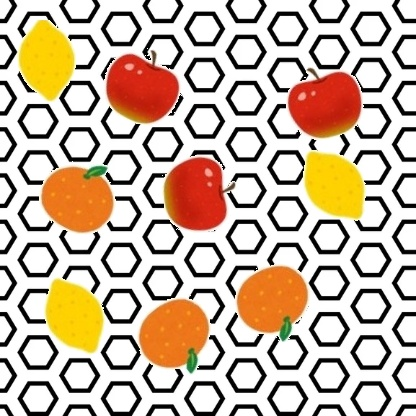
#> input picture test/simple/color_jpg_back/input_0.jpg, 416 x 416 px; its folder holds 4 pictures in this run
$ python newface_test.py   (older library calls are emulated)
#> lines starting #> are read from the running program, lines starting #| are printed output that depends on the picture; after the words box and inside, x2 and y2 are one past the last pixel; in counts of white or black regions, pixels touching at a corner belong together
### utils.py
import numpy as np
import cv2
import glob
import math
import os
from skimage.exposure import rescale_intensity

# ２乗距離
def sqdist(X, Y):
    distance = np.sum((X[:, np.newaxis]-Y) ** 2, axis=-1)
    return distance

# 画像を一列にして行列を生成する
# [106 lines left out: functions createMatrix, get_data, get_data_edge, not called in this run]

# ハミング距離
def hamming_dis(V, x):
    # ビット列をNumPyの配列に変換
    xor_result = np.bitwise_xor(V,x)
    dis = np.count_nonzero(xor_result)
    return dis

# 量子化誤差
def quantization_error(feature, binary_feature):
    dis = np.sqrt(np.sum((feature-binary_feature) ** 2))
    return dis

# ラベルごとのバウンディングヴボックス
def rectangle(image, i, x1, y1, x2, y2):
    if i == 0:
        cv2.rectangle(image, (x1, y1), (x2, y2), color=(0, 0, 255), thickness=4)
    elif i ==1:
        cv2.rectangle(image, (x1, y1), (x2, y2), color=(50, 255, 255), thickness=4)
    elif i ==2:
        cv2.rectangle(image, (x1, y1), (x2, y2), color=(50, 200, 255), thickness=4)

    return image


# nms
def nms_all(boxes, scores, labels, overlap_thresh):
    if len(boxes) <= 1:
        return boxes

    # float 型に変換する。
    #boxes = boxes.astype("float")

    # (NumBoxes, 4) の numpy 配列を x1, y1, x2, y2 の一覧を表す4つの (NumBoxes, 1) の numpy 配列に分割する。
    x1, y1, x2, y2 = np.squeeze(np.split(boxes, 4, axis=1))

    # 矩形の面積を計算する。
    area = (x2 - x1 + 1) * (y2 - y1 + 1)

    indices = np.argsort(-scores)  # スコアをソートした一覧
    selected = []  # NMS により選択された一覧

    # indices がなくなるまでループする。
    while len(indices) > 0:
        # 残っている中で最もスコアが高い。
        last = len(indices) - 1

        selected_index = indices[last]
        remaining_indices = indices[:last]
        selected.append(selected_index)

        # 選択した短形と残りの短形の共通部分の x1, y1, x2, y2 を計算
        i_x1 = np.maximum(x1[selected_index], x1[remaining_indices])
        i_y1 = np.maximum(y1[selected_index], y1[remaining_indices])
        i_x2 = np.minimum(x2[selected_index], x2[remaining_indices])
        i_y2 = np.minimum(y2[selected_index], y2[remaining_indices])

        # 選択した短形と残りの短形の共通部分の幅及び高さを計算
        i_w = np.maximum(0, i_x2 - i_x1 + 1)
        i_h = np.maximum(0, i_y2 - i_y1 + 1)

        # 選択した短形と残りの短形の Overlap Ratio を計算
        # overlap = (i_w * i_h) / area[remaining_indices]
        overlap = (i_w * i_h) / (2 * area[remaining_indices] - i_w * i_h)

        # 選択した短形及び OVerlap Ratio が閾値以上の短形を indices から削除する。
        indices = np.delete(
            indices, np.concatenate(([last], np.where(overlap > overlap_thresh)[0]))
        )

    # 選択された短形の一覧を返す。
    return boxes[selected].astype("int"), labels[selected].astype("int")

# [173 lines left out: functions nms_general, nms_correction, nms, not called in this run]

# ガウスカーネル, カーネルトリックに使用
def gaussian_kernel(X, X_anchor, sigma):
     kernel = np.exp(-sqdist(X, X_anchor) / (2*sigma*sigma))
     return kernel

# エッジ抽出，ガウスカーネルをしてsobelフィルタ適用
# [116 lines left out: functions edge_img, edge_gauss, correction_factor, time_calculation, add_data, add_edge_data, not called in this run]

### simple/newface_test.py
import os
import sys
current_dir = os.path.dirname(os.path.abspath(__file__))
parent_dir = os.path.dirname(current_dir)
sys.path.append(parent_dir)
import numpy as np
import cv2
import math
import time
from scipy.spatial import distance
from utils import *

# 矩形を描画，量子化誤差と位置を辞書として保存
def rectangle_candidate(image, position, error, i, cor_label):
    x1 = int(i % h1)
    y1 = int(i / h1)
    x2 = int(x1 + w_e)
    y2 = int(y1 + h_e)
    position[error] = np.array([x1, y1, x2, y2])
    image = rectangle(image, cor_label, x1, y1, x2, y2)

    return image

# バウンディングボックス
def draw(img, boxes, i, location):
    # dst = img.copy()
    color_map = [(0,0,255), (50,255,255), (50,200,255), (255,255,0), (255,0,255),(0,255,255)]
    for x1, y1, x2, y2 in boxes:
        color = color_map[i]
        cv2.rectangle(img, (x1, y1), (x2, y2), color, thickness=4)
        location.append((i, x1, y1))

    return img, location


def draw_boxes(img, boxes, labels, location):
    color_map = [(0,0,255), (50,255,255), (50,200,255), (255,255,0), (255,0,255),(0,255,255)]
    for box, label in zip(boxes, labels):
        color = color_map[label]
        x1, y1, x2, y2 = box
        cv2.rectangle(img, (x1, y1), (x2, y2), color, thickness=4)
        location.append((label, x1, y1))

    return img, location

# [35 lines of commented-out code are left out]
def cal_iou(true_location, prediction, w_e, h_e):
    dis = 1000
    index = 0
    x2, y2 = prediction
    for i in range(len(true_location)):
        x_1, y_1 = true_location[i]
        distance = abs(x_1-x2) + abs(y_1-y2)
        if distance <=dis:
            dis = distance
            index = i
    x1, y1 = true_location[index]
    w, h = w_e, h_e
    # 選択した短形と残りの短形の共通部分の x1, y1, x2, y2 を計算する。
    i_x1 = max(x1, x2)
    i_y1 = max(y1, y2)
    i_x2 = min(x1+w, x2+w)
    i_y2 = min(y1+h, y2+h)

    # 選択した短形と残りの短形の共通部分の幅及び高さを計算する。
    # 共通部分がない場合は、幅や高さは負の値になるので、その場合、幅や高さは 0 とする。
    i_w = max(0, i_x2 - i_x1 + 1)
    i_h = max(0, i_y2 - i_y1 + 1)

    # 選択した短形と残りの短形の Overlap Ratio を計算する。
    #overlap = (i_w * i_h) / area[remaining_indices]
    overlap = (i_w * i_h) / (2 * (w * h) - i_w * i_h)
    return overlap, index

def pixel_dis(true_location, prediction):
    x1, y1 = true_location
    x2, y2 = prediction
    distance = abs(x1-x2) + abs(y1-y2)
    return distance

# 精度
def accuracy(correct, prediction, thre_accu, distance_thre):
    correct_label = correct[:,0]
    correct_location = correct[:, 1:]
    prediction_label = prediction[:,0]
    prediction_location = prediction[:,1:]
    location_count = 0
    label_count = 0
    # 候補点が多い時と少ない時で分母が変わる
    if prediction_label.size < correct_label.size:
        total = correct_label.size
    else:
        total = prediction_label.size
    loc_total = correct_label.size
    dis = []
    total_dis = 0
    for i, pre in enumerate(prediction_location):
        iou, index = cal_iou(correct_location, pre, w_e, h_e)
        true = correct_location[index]
        # IoUが閾値以上の場合に精度とピクセル誤差を計算
        if iou >= thre_accu:
            if correct_label[index] == prediction_label[i]:
                label_count += 1
                distance = pixel_dis(true, pre)
                total_dis += distance
                dis.append(distance)
                if distance <= distance_thre:
                    location_count += 1
    total_dis = total_dis / len(dis)
    # 位置の正確率
    accuracy_location = (location_count / loc_total) * 100
    # 分類の正解率
    accuracy_label = (label_count / total) * 100
    return accuracy_location, accuracy_label, dis, total_dis

if __name__ == '__main__':
    eigenFaces = np.load('new_npy/new_eigen1.npy')
#> (reads simple/new_npy/new_eigen1.npy from the repository)
    # eigenFaces = np.load('new_npy/new_eigen2_16.npy')
    X_train_seq = np.load('new_npy/X_train_seq.npy')
#> (reads simple/new_npy/X_train_seq.npy from the repository)
    y_train_seq = np.load('new_npy/y_train_seq.npy')
#> (reads simple/new_npy/y_train_seq.npy from the repository)

    # 保存ファイル
    output_path = 'result/output'
    out_path = 'result/out'
    os.makedirs(output_path, exist_ok=True)
    os.makedirs(out_path, exist_ok=True)

    total_time = 0
    total_time1 = 0
    total_time2 = 0
    total_time3 = 0
    total_loc_acc = 0
    total_acc = 0
    total_distance = 0
    number = 20
    label_num = len(y_train_seq[0])
    for j in range(number):
        start_time = time.time()
        #実装，入力画像
        #image = cv2.imread(f'../test/simple/color_jpg/input_{j}.jpg')
        image = cv2.imread(f'../test/simple/color_jpg_back/input_{j}.jpg')
#> image is the input picture: shape (416, 416, 3); mean B, G, R 162.1, 180.8, 199.7

        image_c = np.float32(image) / 255
        #image = cv2.cvtColor(image, cv2.COLOR_BGR2GRAY)
        #cv2.imwrite('image.jpg', image_back)
        img = image.copy()
        results = []
        # 特徴ベクトル生成
        for eigenFace in eigenFaces:
            res = cv2.matchTemplate(image_c, eigenFace, cv2.TM_CCORR)
            #res = cv2.matchTemplate(image, eigenFace, cv2.TM_CCOEFF)
            result = res.flatten()
            results.append(result)
#> this loop made 4 passes
#> pass 1, `res = cv2.matchTemplate(image_c, eigenFace, cv2.TM_CCORR)`:
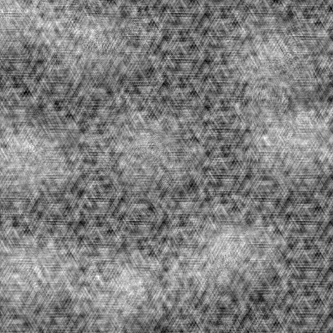
#> res: shape (333, 333) float32; min 0.466, max 1.25, mean 0.857; drawn with min black and max white
#> pass 2, `res = cv2.matchTemplate(image_c, eigenFace, cv2.TM_CCORR)`:
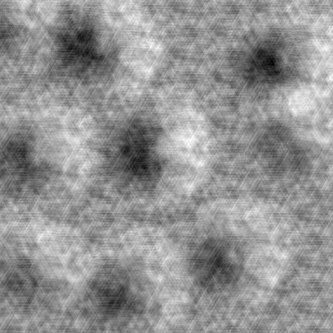
#> res: shape (333, 333) float32; min -4.63, max 4.84, mean 0.816; drawn with min black and max white
#> pass 3, `res = cv2.matchTemplate(image_c, eigenFace, cv2.TM_CCORR)`:
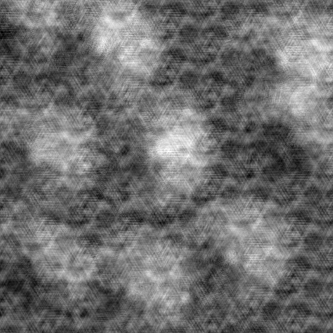
#> res: shape (333, 333) float32; min -1.81, max 2.23, mean -0.0743; drawn with min black and max white
#> after the loop, results = 4 items
        w_e, h_e = eigenFace.shape[:2]
        results = np.array(results)
        w1, h1 = res.shape
#> w1 = 333; h1 = 333
        w, h = results.shape
#> w = 4; h = 110889
        end_time = time.time()

        F = np.transpose(results)
        start_time1 = time.time()
        # [10 lines of commented-out code are left out]
        vH = np.sign(F)
        vH = vH.astype(int)
        end_time1 = time.time()

        classify = []
        # ラベルの数だけ辞書を作成
        posi_list = [{} for _ in range(label_num)]
        count = 0
        start_time2 = time.time()
        i = 0
        while i < h:
            #1ピクセルごとにバイナリビット実行
            # バイナリビットに変更する前
            feature = F[i,:]
            # バイナリビットに変更後
            features = vH[i,:]

            n2, bits = X_train_seq.shape

            for n in range(n2):
                x = X_train_seq[n, :]
                dis = hamming_dis(features, x)
                # dis = distance.hamming(features, x)
                # dis = dis * len(x)
                if dis == 0:
                    true = 1
                    cor_label = y_train_seq[0][n]
                    break
                else:
                    true = 0
                    cor_label = 4

            # 閾値処理，num_bitのビット数によって適切な値を設定する必要がある
            threshold = 0.3
            if true == 0:
                classify.append(4)
                i += 1
            elif cor_label == 3:
                classify.append(3)
                i += 1
            else:
                classify.append(cor_label)
                error = quantization_error(feature, features)
                if error <= threshold:
                    if cor_label == 0:
                        count += 1
                        image = rectangle_candidate(image, posi_list[cor_label], error, i, cor_label)
                    elif cor_label == 1:
                        count += 1
                        image = rectangle_candidate(image, posi_list[cor_label], error, i, cor_label)
                    elif cor_label == 2:
                        count += 1
                        image = rectangle_candidate(image, posi_list[cor_label], error, i, cor_label)
                i += 1
#> this loop made 110889 passes
#> (feature, features, error) on passes 3, 4, 5, 6, 7, 9, 10, 11, 12, 13, 14, 15: ([1, 1.25, 0.173, 1.45], [1, 1, 1, 1], 0.973), ([1, 1.17, 0.102, 1.29], [1, 1, 1, 1], 0.96), ([1.01, 1.27, 0.173, 1.46], [1, 1, 1, 1], 0.981), ([0.929, 1.5, 0.0678, 1.74], [1, 1, 1, 1], 1.29), ([0.988, 1.69, 0.279, 1.65], [1, 1, 1, 1], 1.19), ([1.05, 1.06, 0.0276, 1.27], [1, 1, 1, 1], 1.01), ([1.02, 1.49, 0.222, 1.58], [1, 1, 1, 1], 1.09), ([1.03, 1.52, 0.292, 1.49], [1, 1, 1, 1], 1), ([0.96, 1.51, 0.0441, 1.63], [1, 1, 1, 1], 1.25), ([0.93, 2.17, 0.378, 1.98], [1, 1, 1, 1], 1.65), ([0.934, 2.35, 0.498, 1.96], [1, 1, 1, 1], 1.73), ([0.988, 1.99, 0.45, 1.76], [1, 1, 1, 1], 1.37)
#> (feature, features) on passes 1, 2, 8: ([0.999, 0.575, -0.208, 1.14], [1, 1, -1, 1]), ([0.988, 0.576, -0.204, 1.2], [1, 1, -1, 1]), ([1.04, 1.05, -0.0337, 1.28], [1, 1, -1, 1])
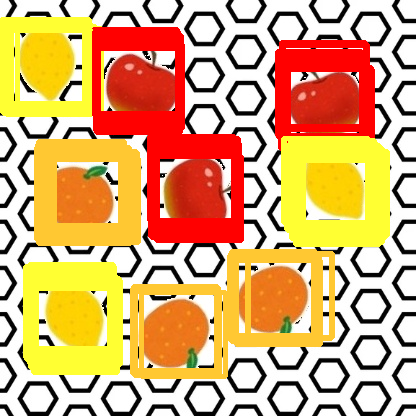
#> image: shape (416, 416, 3); mean B, G, R 115.5, 170.9, 218.8

        classify = np.array(classify)
        print(count)
#| 265
        #nms スコア量子化誤差
        overlap_thresh = 0.3
        location = []
        # [9 lines of commented-out code are left out]
        all_scores = []
        all_boxes = []
        all_labels = []

        for k, pos in enumerate(posi_list):
            all_scores.extend(pos.keys())
            all_boxes.extend(pos.values())
            all_labels.extend([k]*len(pos))

        all_scores = np.array(all_scores)
        all_boxes = np.array(all_boxes)
        all_labels = np.array(all_labels)

        final_boxes, final_labels = nms_all(all_boxes, all_scores, all_labels, overlap_thresh)

        img, location = draw_boxes(img, final_boxes, final_labels, location)
#> after the loop in draw_boxes, `for box, label in zip(boxes, labels):`:
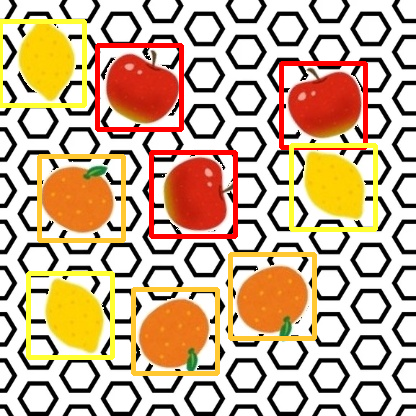
#> img: shape (416, 416, 3); 8.43% of pixels changed, all inside (x1, y1, x2, y2) = (0, 19, 378, 376)

        #実行時間
        end_time2 = time.time()
        elapsed_time = end_time - start_time
        elapsed_time1 = end_time1 - start_time1
        elapsed_time2 = end_time2 - start_time2
        # print("実行時間:", elapsed_time, elapsed_time1, elapsed_time2)
        total_time += elapsed_time + elapsed_time1 + elapsed_time2
        total_time1 += elapsed_time
        total_time2 += elapsed_time1
        total_time3 += elapsed_time2
        cv2.imwrite(f'result/output/output_{j}.jpg', image)
        cv2.imwrite(f'result/out/out_{j}.jpg', img)

        # 正解位置
        loca = np.load('npy/location_jpg.npy')
#> (reads simple/npy/location_jpg.npy from the repository)
        correct = loca[j][:,:3]
        # print(correct)
        # 予測位置
        location = np.array(location)
        sort_index = np.lexsort((location[:,1], location[:,2]))
        prediction = location[sort_index]
        # 閾値,IoU以上で正解とみなす
        accu_thre = 0.6
        distance_thre = 5
        accuracy_location, accuracy_label, dis, total_dis = accuracy(correct, prediction, accu_thre, distance_thre)
#> the loop in accuracy, `for i, pre in enumerate(prediction_location):` made 9 passes
#> pre on passes 1 to 9: [0, 21], [97, 45], [281, 63], [291, 145], [151, 152], [39, 156], [230, 254], [28, 273], [133, 289]
        total_distance += total_dis
        print(dis)
#| [5, 1, 4, 1, 2, 5, 7, 4, 5]
        # print("位置の正答率:", accuracy_location)
        # print("正解率：", accuracy_label)
        total_loc_acc += accuracy_location
        total_acc += accuracy_label
#> pass 2 of the loop `for j in range(number):`:
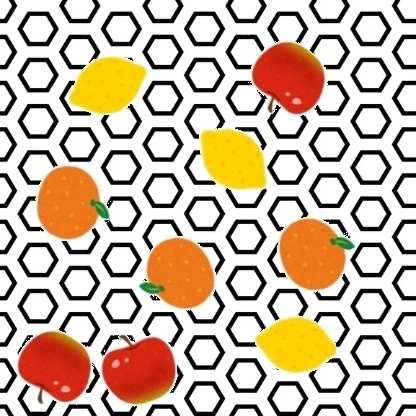
#> input picture test/simple/color_jpg_back/input_1.jpg, 416 x 416 px
#> image is the input picture: shape (416, 416, 3); mean B, G, R 162.2, 180.9, 199.9
#> after the loop `while i < h:`:
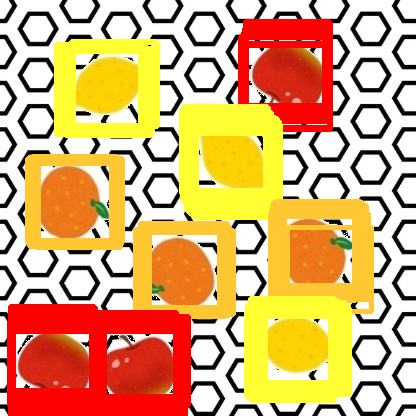
#> image: shape (416, 416, 3); mean B, G, R 114.3, 171, 219
#| 335
#> after the loop in draw_boxes (call 2), `for box, label in zip(boxes, labels):`:
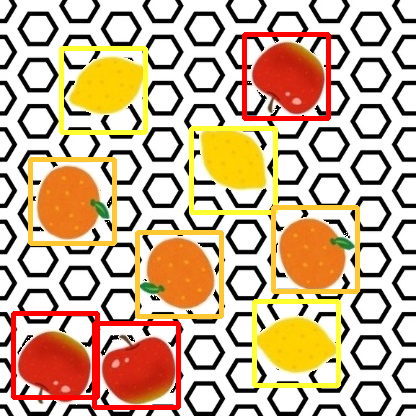
#> img: shape (416, 416, 3); 8.54% of pixels changed, all inside (x1, y1, x2, y2) = (11, 32, 360, 410)
#> the loop in accuracy (call 2), `for i, pre in enumerate(prediction_location):` made 9 passes
#> pre on passes 1 to 8: [244, 34], [61, 48], [191, 128], [30, 159], [273, 207], [137, 232], [254, 301], [13, 313]
#| [0, 8, 9, 0, 2, 0, 6, 13, 5]
#> (the run stopped early here; a loop or call above may not have finished)
